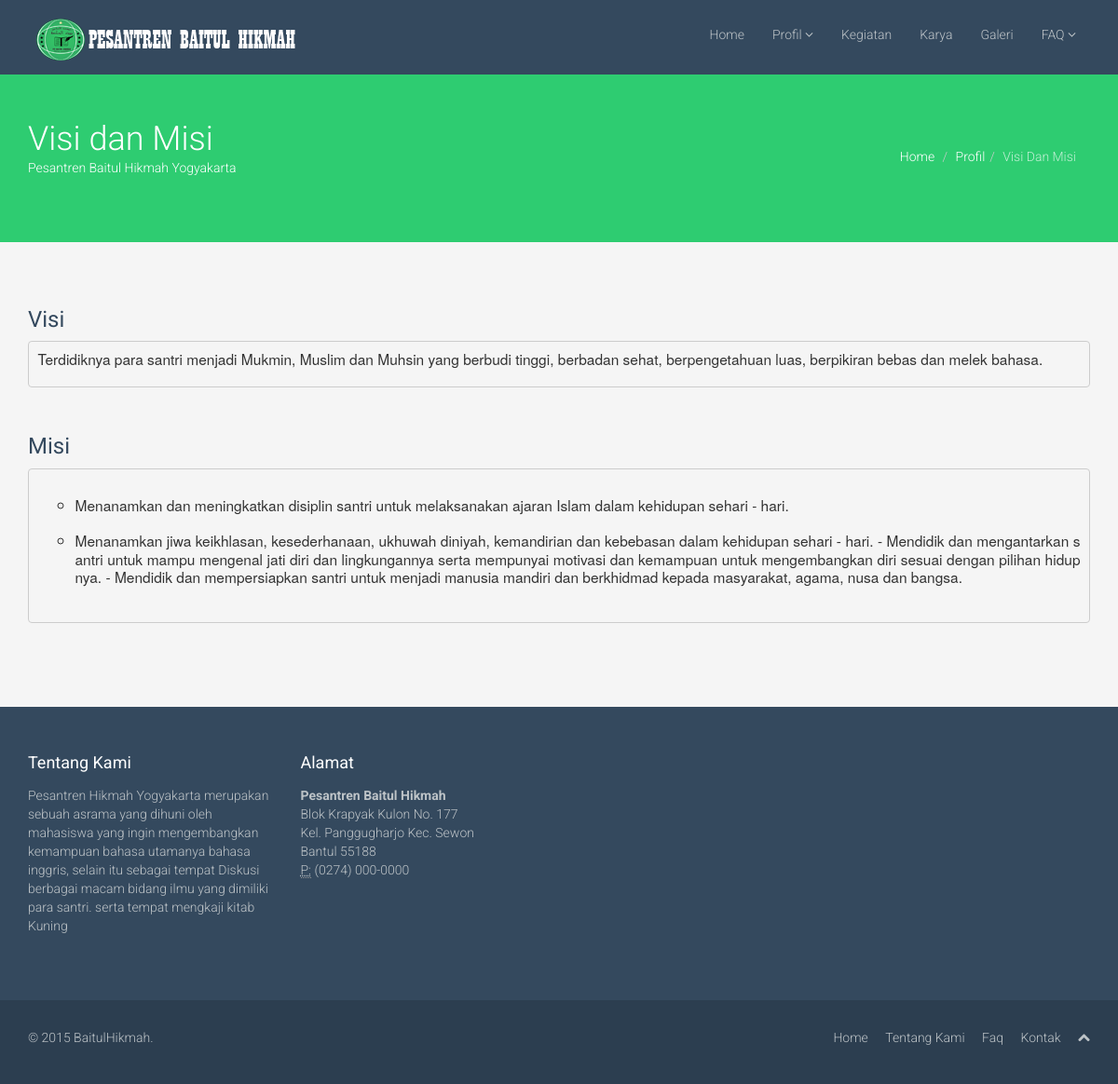
/visi.php, run on the app's committed database.
### tables this page shows
CREATE TABLE IF NOT EXISTS `tb_profil` (
  `id_pro` varchar(5) NOT NULL,
  `judul_pro` varchar(65) NOT NULL,
  `isi_pro` text NOT NULL,
  `gbr_pro` varchar(50) NOT NULL
);

### visi.php (the view, shortened to what this page needs)
<!DOCTYPE html>
<html lang="en">
<head>
    <link href="css/bootstrap.min.css" rel="stylesheet">
    <link href="css/font-awesome.min.css" rel="stylesheet">
    <link href="css/prettyPhoto.css" rel="stylesheet">
    <link href="css/animate.css" rel="stylesheet">
    <link href="css/main.css" rel="stylesheet">
</head>
<body>
<?php include 'kontrol/database.php' ?>
    <header class="navbar navbar-inverse navbar-fixed-top wet-asphalt" role="banner">
        <div class="container">
            <div class="navbar-header">
                <a class="navbar-brand" href="index.php"><img src="images/logo.png" alt="logo"></a>
            </div>
            <div class="collapse navbar-collapse">
                <ul class="nav navbar-nav navbar-right">
                    <li><a href="index.php">Home</a></li>
                    <li class="dropdown">
                        <a href="#" class="dropdown-toggle" data-toggle="dropdown">Profil <i class="icon-angle-down"></i></a>
                    </li>
                    <li><a href="kegiatan.php">Kegiatan</a></li>
                    <li><a href="karya.php">Karya</a></li>
                    <li><a href="galeri.php">Galeri</a></li>
                    <li class="dropdown">
                        <a href="#" class="dropdown-toggle" data-toggle="dropdown">FAQ <i class="icon-angle-down"></i></a>
                    </li>
                </ul>
            </div>
        </div>
    </header>
    <section id="title" class="emerald">
        <div class="container">
            <div class="row">
                <div class="col-sm-6">
                    <h1>Visi dan Misi</h1>
                    <p>Pesantren Baitul Hikmah Yogyakarta</p>
                </div>
                <div class="col-sm-6">
                    <ul class="breadcrumb pull-right">
                        <li><a href="index.php">Home</a></li>
                        <li><a href="#">Profil</a>
                        <li class="active">Visi Dan Misi</li>
                    </ul>
                </div>
            </div>
        </div>
    </section>
    <section id="terms" class="container">
        <?php
            $baca=mysql_query("select * from tb_profil where id_pro='2'");
            $tulis=mysql_fetch_array($baca);
         ?>
        <h3><?php echo $tulis['judul_pro']; ?></h3>
        <pre><?php echo $tulis['isi_pro']; ?></pre>
        <p>&nbsp;</p>
        <?php
            $bac=mysql_query("select * from tb_profil where id_pro='3'");
            $tuli=mysql_fetch_array($bac);
         ?>
        <h3><?php echo $tuli['judul_pro']; ?></h3>
        <pre><?php echo $tuli['isi_pro']; ?></pre>
        <p>&nbsp;</p>
    </section>
    <section id="bottom" class="wet-asphalt">
        <div class="container">
            <div class="row">
                <div class="col-md-3 col-sm-6">
                    <h4>Tentang Kami</h4>
                    <p>Pesantren Hikmah Yogyakarta merupakan sebuah asrama yang dihuni oleh mahasiswa yang ingin mengembangkan kemampuan bahasa utamanya bahasa inggris, selain itu sebagai tempat Diskusi berbagai macam bidang ilmu yang dimiliki para santri. serta tempat mengkaji kitab Kuning</p>
                </div>
                <div class="col-md-3 col-sm-6" >
                    <h4>Alamat</h4>
                    <address>
                        <strong>Pesantren Baitul Hikmah</strong><br>
                        Blok Krapyak Kulon No. 177<br>
                        Kel. Panggugharjo Kec. Sewon<br>
                        Bantul 55188<br>
                        <abbr title="Phone">P:</abbr> (0274) 000-0000
                    </address>
                </div>
            </div>
        </div>
    </section>
    <footer id="footer" class="midnight-blue">
        <div class="container">
            <div class="row">
                <div class="col-sm-6">
                    &copy; 2015 <a target="_blank" href="http://pesantrenbaitulhikmahjogja.com" title="">BaitulHikmah</a>.
                </div>
                <div class="col-sm-6">
                    <ul class="pull-right">
                        <li><a href="#">Home</a></li>
                        <li><a href="#">Tentang Kami</a></li>
                        <li><a href="#">Faq</a></li>
                        <li><a href="#">Kontak</a></li>
                        <li><a id="gototop" class="gototop" href="#"><i class="icon-chevron-up"></i></a></li>
                    </ul>
                </div>
            </div>
        </div>
    </footer>
</body>
</html>

### css/main.css (style rules this page uses)
body { padding-top: 80px; color: #34495e; background: #f5f5f5; font-family: 'Roboto', sans-serif; font-weight: 300; }
h1, h2, h3, h4, h5, h6 { font-family: 'Roboto', sans-serif; font-weight: 400; }
a { color: #34495e; -webkit-transition: 300ms; -moz-transition: 300ms; -o-transition: 300ms; transition: 300ms; }
pre { font-size:15.5px;font-weight:300;line-height:1.25 }
body > section { padding: 50px 0; }
.turquoise, .green-sea, .sun-flower, .orange, .emerald, .nephrits, .carrot, .pumkin, .peter-river, .belize-hole, .alizarin, .pomegranate, .amethyst, .wisteria, .clouds .silver, .wet-asphalt, .midnight-blue, .concrete, .asbestos { color: #fff; }
.turquoise h1, .green-sea h1, .sun-flower h1, .orange h1, .emerald h1, .nephrits h1, .carrot h1, .pumkin h1, .peter-river h1, .belize-hole h1, .alizarin h1, .pomegranate h1, .amethyst h1, .wisteria h1, .clouds .silver h1, .wet-asphalt h1, .midnight-blue h1, .concrete h1, .asbestos h1, .turquoise h2, .green-sea h2, .sun-flower h2, .orange h2, .emerald h2, .nephrits h2, .carrot h2, .pumkin h2, .peter-river h2, .belize-hole h2, .alizarin h2, .pomegranate h2, .amethyst h2, .wisteria h2, .clouds .silver h2, .wet-asphalt h2, .midnight-blue h2, .concrete h2, .asbestos h2, .turquoise h3, .green-sea h3, .sun-flower h3, .orange h3, .emerald h3, .nephrits h3, .carrot h3, .pumkin h3, .peter-river h3, .belize-hole h3, .alizarin h3, .pomegranate h3, .amethyst h3, .wisteria h3, .clouds .silver h3, .wet-asphalt h3, .midnight-blue h3, .concrete h3, .asbestos h3, .turquoise h4, .green-sea h4, .sun-flower h4, .orange h4, .emerald h4, .nephrits h4, .carrot h4, .pumkin h4, .peter-river h4, .belize-hole h4, .alizarin h4, .pomegranate h4, .amethyst h4, .wisteria h4, .clouds .silver h4, .wet-asphalt h4, .midnight-blue h4, .concrete h4, .asbestos h4, .turquoise h5, .green-sea h5, .sun-flower h5, .orange h5, .emerald h5, .nephrits h5, .carrot h5, .pumkin h5, .peter-river h5, .belize-hole h5, .alizarin h5, .pomegranate h5, .amethyst h5, .wisteria h5, .clouds .silver h5, .wet-asphalt h5, .midnight-blue h5, .concrete h5, .asbestos h5, .turquoise h6, .green-sea h6, .sun-flower h6, .orange h6, .emerald h6, .nephrits h6, .carrot h6, .pumkin h6, .peter-river h6, .belize-hole h6, .alizarin h6, .pomegranate h6, .amethyst h6, .wisteria h6, .clouds .silver h6, .wet-asphalt h6, .midnight-blue h6, .concrete h6, .asbestos h6 { color: #fff; }
.emerald { background-color: #2ecc71; }
.wet-asphalt { background-color: #34495e; }
.wet-asphalt a:not(.btn) { color: #bdc3c7; }
.midnight-blue { background-color: #2c3e50; }
#title h1 { margin: 0; font-size: 36px; font-weight: 300; }
ul.breadcrumb { margin: 20px 0 0; background: transparent; }
ul.breadcrumb > li { text-shadow: none; }
ul.breadcrumb > li > a, ul.breadcrumb > li .divider { color: #fff; }
ul.breadcrumb > li.active { color: rgba(255, 255, 255, 0.7); }
.navbar-inverse { border: none; }
.navbar-inverse .navbar-brand { font-family: 'Bubbler One', sans-serif; font-size: 36px; line-height: 50px; color: #fff; }
.navbar-inverse .navbar-nav { margin-top: 20px; }
.navbar-inverse .navbar-nav > li > a { padding-top: 7px; padding-bottom: 7px; border-radius: 4px; color: #bdc3c7; }
.navbar-inverse .navbar-collapse, .navbar-inverse .navbar-form { border-top: 0; }
#bottom { color: #bdc3c7; }
#bottom h4 { margin-top: 0; margin-bottom: 15px; }
.row > div { margin-bottom: 10px; }
#footer { padding-top: 30px; padding-bottom: 30px; color: #bdc3c7; }
#footer a { color: #bdc3c7; }
#footer ul { list-style: none; padding: 0; margin: 0; }
#footer ul > li { display: inline-block; margin-left: 15px; }

### data on the page
tb_profil: judul_pro "Visi", isi_pro "Terdidiknya para santri menjadi Mukmin, Muslim dan Muhsin yang berbudi tinggi, berbadan sehat, berpengetahuan luas, berpikiran bebas dan melek bahasa."
tb_profil: judul_pro "Misi", isi_pro "Menanamkan dan meningkatkan disiplin santri untuk melaksanakan ajaran Islam dalam kehidupan sehari - hari. Menanamkan jiwa keikhlasan, kesederhanaan, ukhuwah diniyah, kemandirian dan kebebasan dalam kehidupan sehari - hari. - Mendidik dan mengantarkan santri untuk mampu mengenal jati diri dan lingkungannya serta mempunyai motivasi dan kemampuan untuk mengembangkan diri sesuai dengan pilihan hidupnya. - Mendidik dan mempersiapkan santri untuk menjadi manusia mandiri dan berkhidmad kepada masyarakat, agama, nusa dan bangsa."
